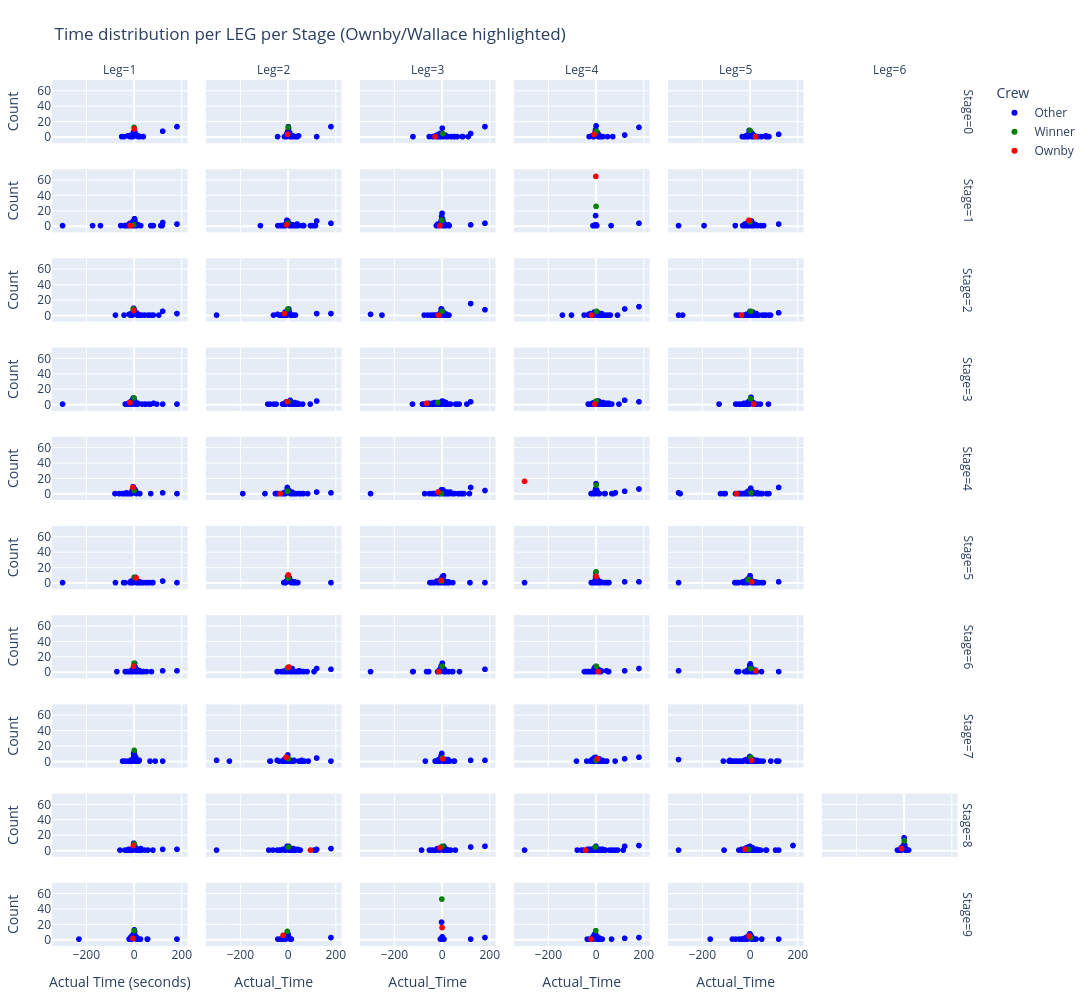

Source (notebook cell):
### Code cell
# 1️⃣ Create a categorical column for legend
plot_df['CrewType'] = 'Other'                   # default
plot_df.loc[plot_df['IsOwnby'], 'CrewType'] = 'Ownby'
plot_df.loc[plot_df['IsWinner'], 'CrewType'] = 'Winner'

# 2️⃣ Plot with facets and proper legend
fig = px.scatter(
    plot_df,
    x='Actual_Time',               # Time on x-axis
    y='Count',              # Count on y-axis
    color='CrewType',       # Ownby/Winner/Other for legend
    facet_row='Stage',      # columns = Stages
    facet_col='Leg',        # rows = Legs
    hover_data=['Count', 'CrewType'],
    title="Time distribution per LEG per Stage (Ownby/Wallace highlighted)",
    color_discrete_map={'Ownby':'red', 'Winner':'green', 'Other':'blue'}  # consistent colors
)

fig.update_layout(
    xaxis_title="Actual Time (seconds)",
    yaxis_title="Count",
    legend_title="Crew",
    height=400 + 100*plot_df['Leg'].nunique(),  # adjust height for number of leg rows
    width=1200,
    margin=dict(l=50, r=50, t=80, b=50)
)

fig.show()
